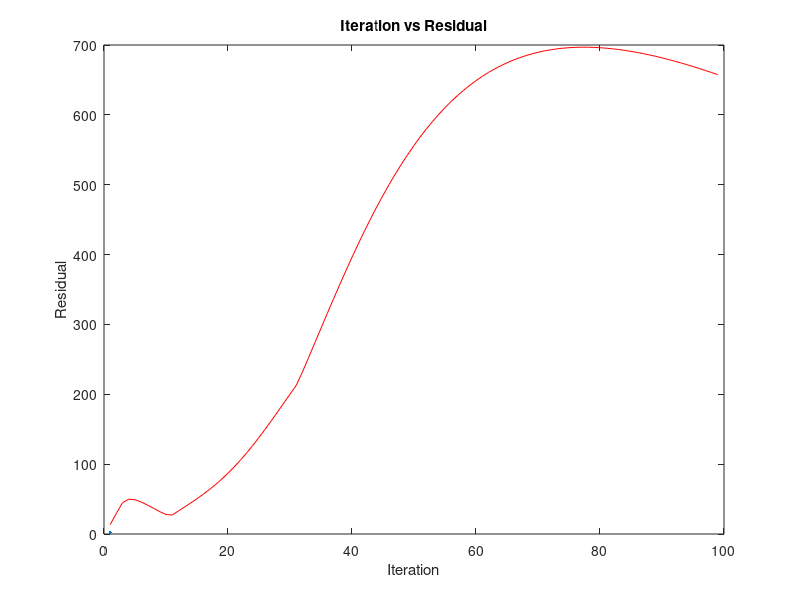

Recreate this plot in MATLAB.
clc ;
clear all ;
A = [2 1 1 0 ; 4 3 3 1 ; 8 7 9 5 ; 6 7 9 8 ] ;
b = [4 ; 6 ; 8 ; -2] ; 
n = size(A,1) ;
tol = [1e-8 1e-9 1e-10 1e-11] ; 
for t = 1:4 
    x_0 = zeros(n,1) ;          
    fun_eval = 0 ;
    r_0 = b - A*x_0 ;                   fun_eval = fun_eval + n*n ;
    s_0 = r_0 ; 
    Max_ite = 100 ;
    M = 1 ;
    
    while M<Max_ite
        alf_0 = (r_0'*s_0)/(s_0'*A*s_0) ; fun_eval = fun_eval + n*n+n+n+1 ;
        x_1 = x_0 + alf_0*s_0 ;           fun_eval = fun_eval + n ;
        r_1 = r_0 - alf_0*A*s_0 ;         fun_eval = fun_eval + n*n+n ;
        beta = (r_1'*r_1)/(r_0'*r_0) ;    fun_eval = fun_eval + n+n+1 ;
        s_1 = r_1 + beta*s_0 ;            fun_eval = fun_eval + n ;
        Res(M) = max(abs(r_1)) ;    % norm infinaite 
        error = max(abs(x_1 - x_0))/max(abs(x_1)) ; 
        if Res(M)<tol(t)
            break
        end
        M = M+1 ;  
        x_0 = x_1 ;
        s_0 = s_1 ;
        r_0 = r_1 ;   
    end 
    fprintf("For tolerance = %d\n",tol(t))
    fprintf("value of x is \n")
    for i=1:n
        fprintf("x_%d = %0.6f\n",i,x_0(i))
    end
    fprintf("Total no. of iteration  = %d\n",M)
    fprintf("Function evatuation = %d\n",fun_eval)
    fprintf("___________________________________________________\n")
end 
it=1:M-1 ;
plot(it,Res(it),"r",LineWidth=2) 
xlabel("Iteration")
ylabel("Residual")
title("Iteration vs Residual") 











